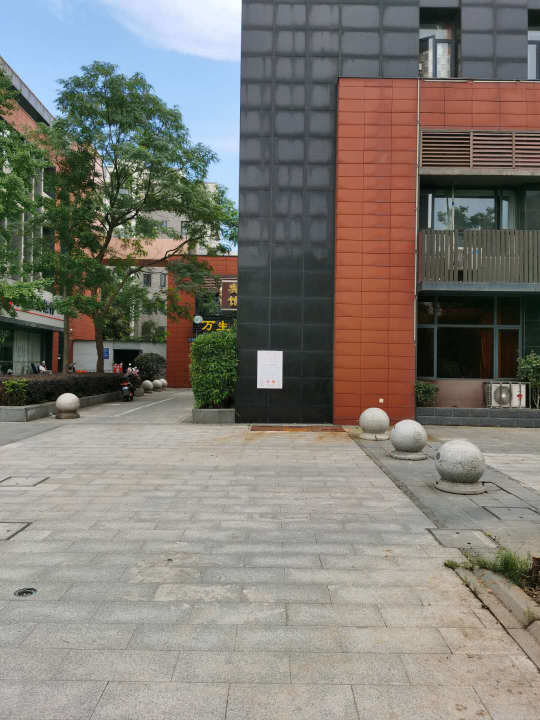
#> input picture imgblend/data/1.jpg, 1080 x 1440 px (shown at 1/2 size)
$ python Img_Stitch.py   (older library calls are emulated)
#> lines starting #> are read from the running program, lines starting #| are printed output that depends on the picture
import cv2
from matplotlib import pyplot as plt
import time
import os
import numpy as np
import torch
from torch.autograd import Function

from cpp_CUDA_code import imgblend_cuda as imgblend

def stitch(path1, path2):
    """
    传入图片路径，返回变换过后的填充图片
    :param path1:
    :param path2:
    :return:
    """
#> called with path1 = '../data/1.jpg', path2 = '../data/2.jpg'
    # 边界填充
    top, bot, left, right = 100, 100, 0, 800
    img1 = cv2.imread(path1)
#> img1 is the input picture: shape (1440, 1080, 3); mean B, G, R 117, 123.6, 127.4
    img2 = cv2.imread(path2)
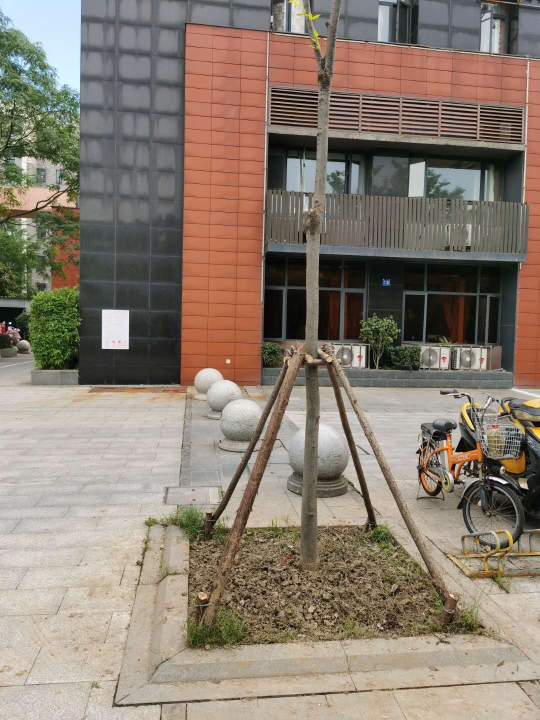
#> input picture imgblend/data/2.jpg, 1080 x 1440 px (shown at 1/2 size)
#> img2 is the input picture: shape (1440, 1080, 3); mean B, G, R 112.8, 125.9, 138.7
    img1_size = img1.shape[:2]
#> img1_size = (1440, 1080)
    img2 = cv2.resize(img2, (img1_size[1], img1_size[0]))

    srcImg = cv2.copyMakeBorder(img1, top, bot, left, right, cv2.BORDER_CONSTANT, value=(0, 0, 0))
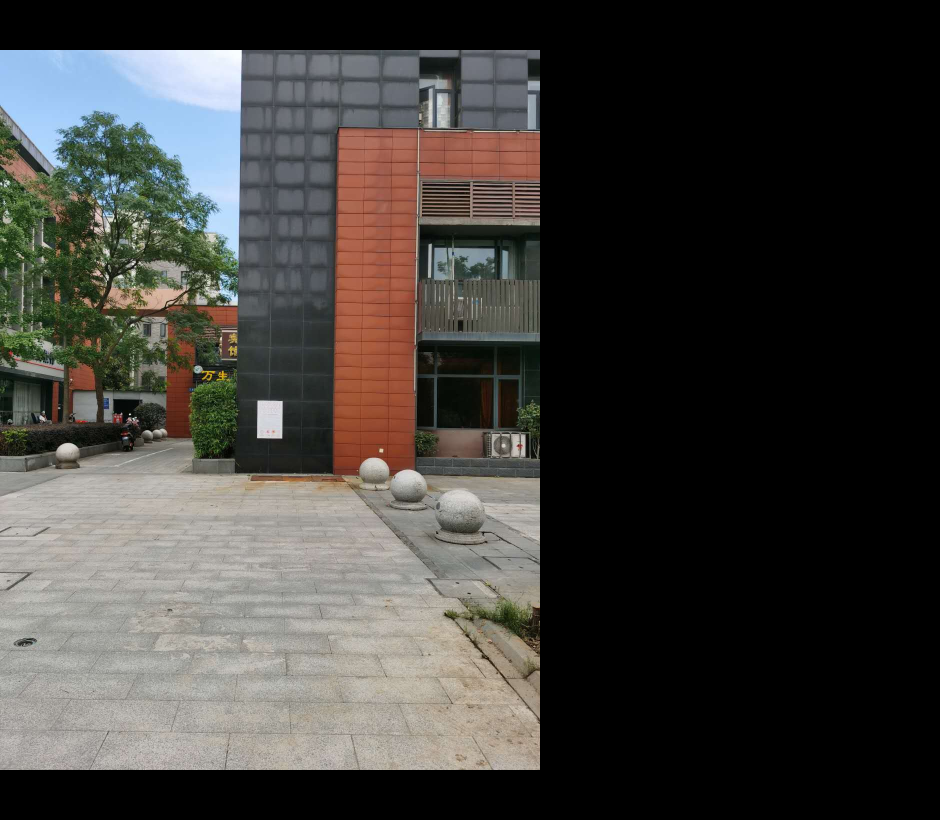
#> srcImg: shape (1640, 1880, 3) (shown at 1/2 size); mean B, G, R 59, 62.4, 64.3
    testImg = cv2.copyMakeBorder(img2, top, bot, left, right, cv2.BORDER_CONSTANT, value=(0, 0, 0))
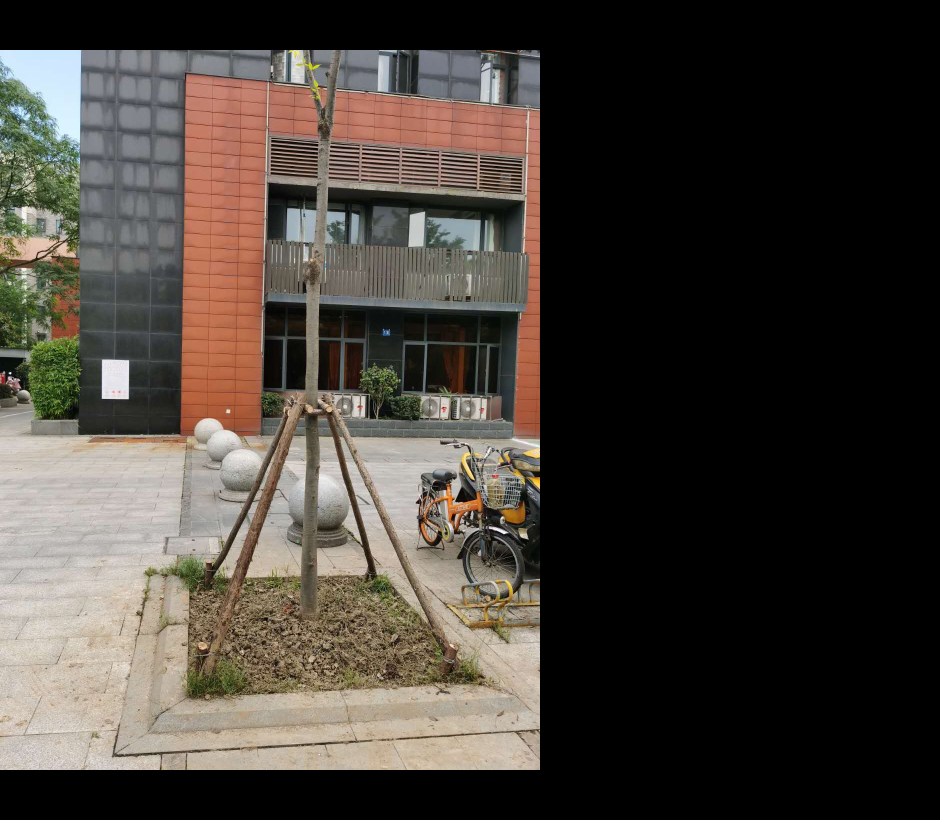
#> testImg: shape (1640, 1880, 3) (shown at 1/2 size); mean B, G, R 56.9, 63.5, 70
    img1gray = cv2.cvtColor(srcImg, cv2.COLOR_BGR2GRAY)
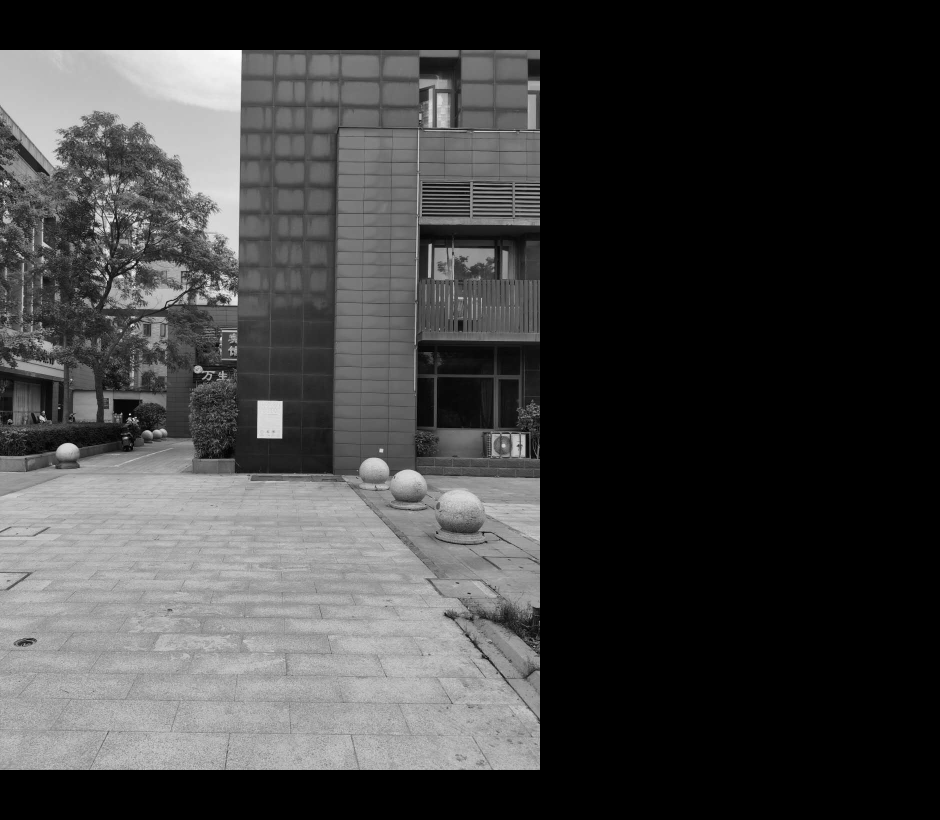
#> img1gray: shape (1640, 1880) (shown at 1/2 size); min 0, max 254, mean 62.5
    img2gray = cv2.cvtColor(testImg, cv2.COLOR_BGR2GRAY)
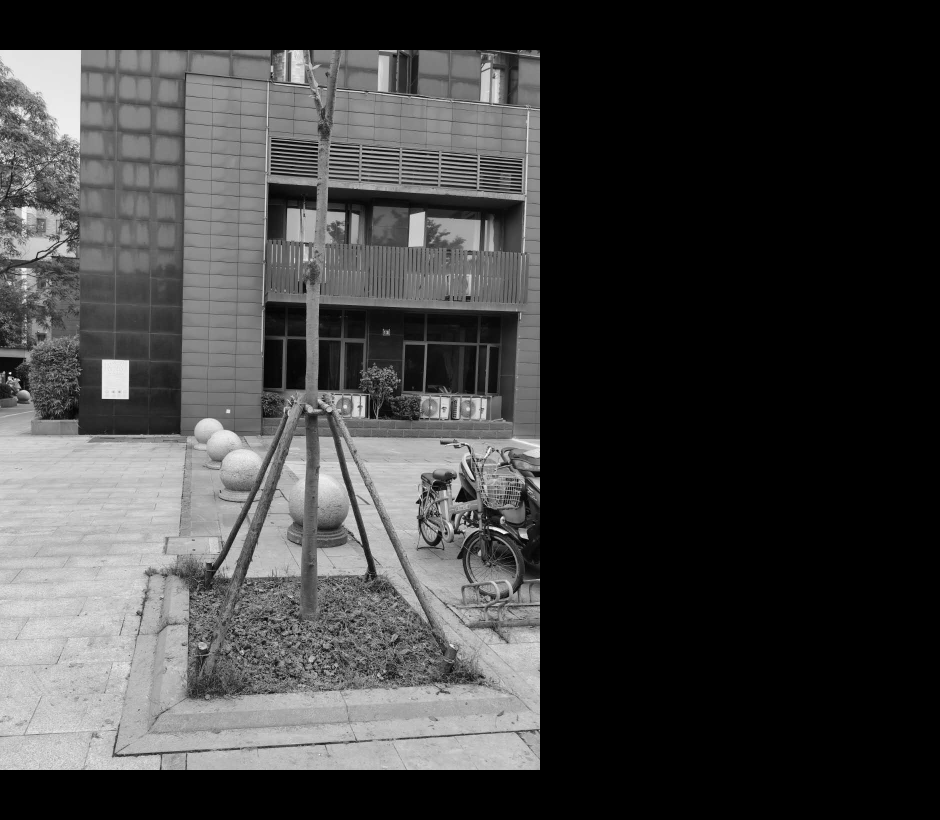
#> img2gray: shape (1640, 1880) (shown at 1/2 size); min 0, max 255, mean 64.7
#> (the run stopped early here; a loop or call above may not have finished)
